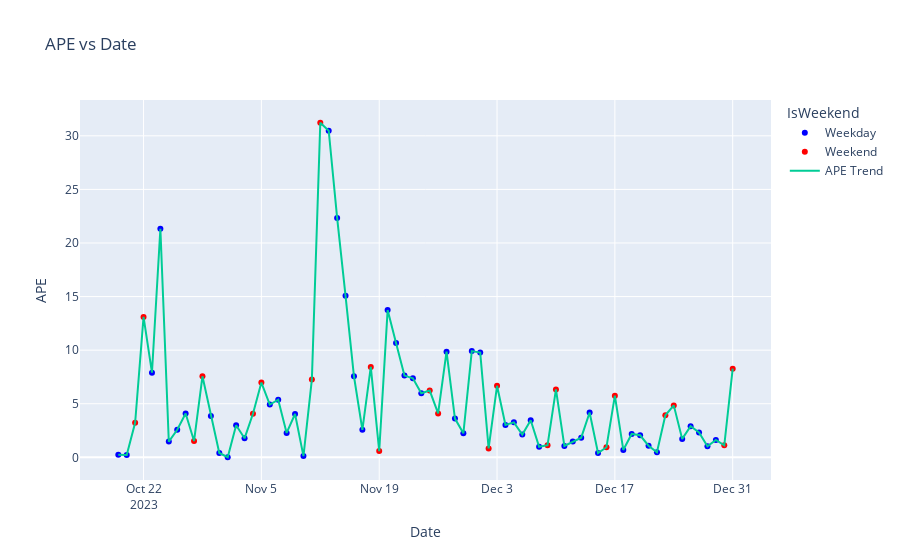

Notebook code cell kept with this figure:
### Code cell
import plotly.express as px

fig = px.scatter(errors, x='Date', y='APE', color=errors['IsWeekend'], 
                 title="APE vs Date", color_discrete_map={'Weekday': 'blue', 'Weekend': 'red'})

fig.add_scatter(x=errors['Date'], y=errors['APE'], mode='lines', name='APE Trend')

fig.show()
